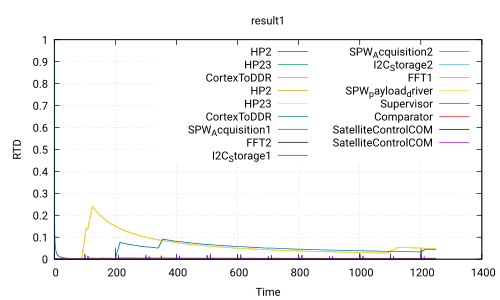

Here is the gnuplot script that generated this plot:
 set title 'result1'
 set ylabel 'RTD'
 set xlabel 'Time'
 set grid
 set term pdf
 set output 'Use_case_DoubleCamera_Safety.ATIPPIC.executable340.0_20.0.pdf'
 plot 'Use_case_DoubleCamera_Safety.ATIPPIC.executable340.0_20.0.csv' using 1:2 with lines title 'HP2','Use_case_DoubleCamera_Safety.ATIPPIC.executable340.0_20.0.csv' using 1:3 with lines title 'HP23','Use_case_DoubleCamera_Safety.ATIPPIC.executable340.0_20.0.csv' using 1:4 with lines title 'CortexToDDR','Use_case_DoubleCamera_Safety.ATIPPIC.executable340.0_20.0.csv' using 1:5 with lines title 'HP2','Use_case_DoubleCamera_Safety.ATIPPIC.executable340.0_20.0.csv' using 1:6 with lines title 'HP23','Use_case_DoubleCamera_Safety.ATIPPIC.executable340.0_20.0.csv' using 1:7 with lines title 'CortexToDDR','Use_case_DoubleCamera_Safety.ATIPPIC.executable340.0_20.0.csv' using 1:8 with lines title 'SPW_Acquisition1','Use_case_DoubleCamera_Safety.ATIPPIC.executable340.0_20.0.csv' using 1:9 with lines title 'FFT2','Use_case_DoubleCamera_Safety.ATIPPIC.executable340.0_20.0.csv' using 1:10 with lines title 'I2C_Storage1','Use_case_DoubleCamera_Safety.ATIPPIC.executable340.0_20.0.csv' using 1:11 with lines title 'SPW_Acquisition2','Use_case_DoubleCamera_Safety.ATIPPIC.executable340.0_20.0.csv' using 1:12 with lines title 'I2C_Storage2','Use_case_DoubleCamera_Safety.ATIPPIC.executable340.0_20.0.csv' using 1:13 with lines title 'FFT1','Use_case_DoubleCamera_Safety.ATIPPIC.executable340.0_20.0.csv' using 1:14 with lines title 'SPW_payload_driver','Use_case_DoubleCamera_Safety.ATIPPIC.executable340.0_20.0.csv' using 1:15 with lines title 'Supervisor','Use_case_DoubleCamera_Safety.ATIPPIC.executable340.0_20.0.csv' using 1:16 with lines title 'Comparator','Use_case_DoubleCamera_Safety.ATIPPIC.executable340.0_20.0.csv' using 1:17 with lines title 'SatelliteControlCOM','Use_case_DoubleCamera_Safety.ATIPPIC.executable340.0_20.0.csv' using 1:18 with lines title 'SatelliteControlCOM'
